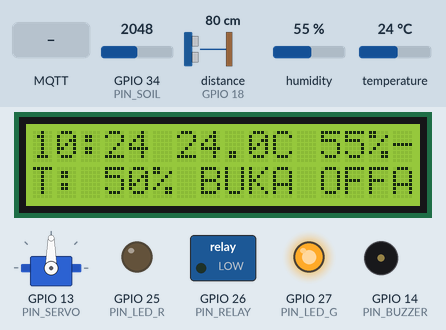
Recording of a sketch running on a simulated ESP32. Parts: 16×2 character LCD, servo, switched loads named in the sketch (green lamp = pin HIGH), output pins drawn as LEDs (lit = HIGH), buzzer (waves = sounding). Wiring (inferred from the names in the program): ultrasonic range finder: trigger GPIO 5; echo GPIO 18. The inputs (shaded band) are chosen by the test bench; at power-on: GPIO 34 (PIN_SOIL) = 2048, distance to the obstacle (sensor on GPIO 18) 80 cm, humidity 55 %, temperature 24 °C. The echo pulse lasts 58.3 µs per cm; WiFi joins after 1.5 s; servers stay silent unless stated; the local clock reads 2024-03-15 10:24:30 at power-on unless the sketch sets it; random numbers use the default seed unless the sketch sets one; no MQTT or app messages arrive unless stated; pins used as bus, display or sensor lines are not drawn; what the sketch prints to the serial monitor is not drawn.

Above: at 1.9 s.
2.9 s: MQTT message "MANUAL" arrives on the first subscribed topic
At 6.4 s:
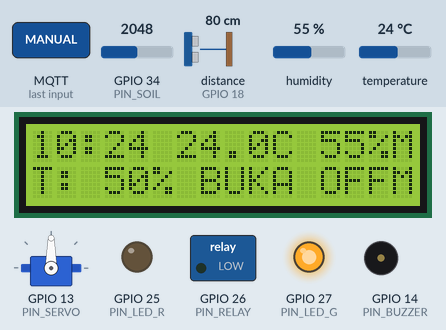
8.3 s: MQTT message "MANUAL" arrives on the second subscribed topic
At 9.4 s:
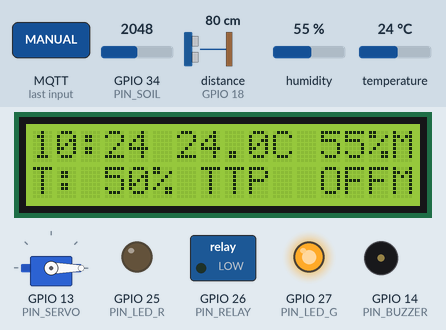
11.3 s: MQTT message "BUKA" arrives on the first subscribed topic
At 12.4 s:
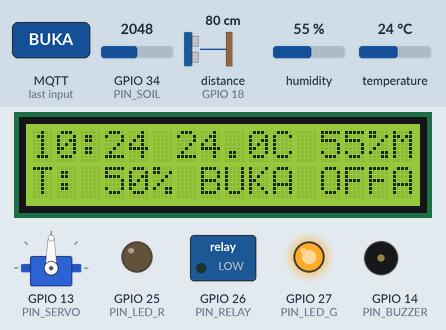
14.3 s: GPIO 34 (PIN_SOIL) set to 1685
At 14.73 s:
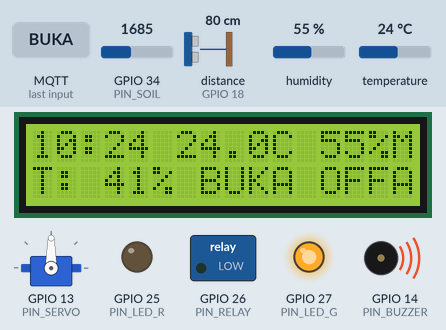
16.1 s: GPIO 34 (PIN_SOIL) set to 1579
At 17.4 s:
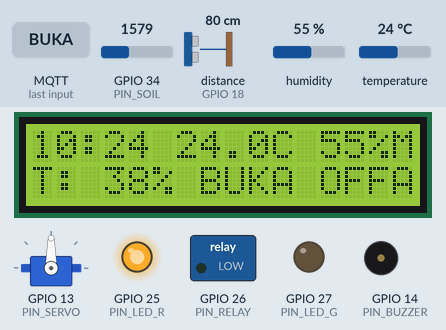
19.3 s: distance to the obstacle (sensor on GPIO 18) set to 23 cm
20.8 s: distance to the obstacle (sensor on GPIO 18) set to 19 cm
Timing chart, 0 to 23.8 s (numbered marks = the images above; inputs shaded):
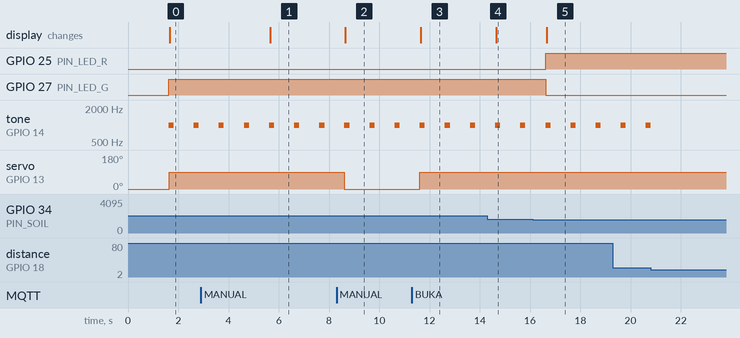

Measured:
- the behaviour switches between 1638 and 1637 on GPIO 34 (PIN_SOIL) (found by bisection; images 4 and 5)
- after the input at 8.3 s, servo on GPIO 13 (PIN_SERVO): 90° → 0° after 0.32 s; the display: changes after 0.35 s (image 2)
- after the input at 11.3 s, servo on GPIO 13 (PIN_SERVO): 0° → 90° after 0.32 s; the display: changes after 0.35 s (image 3)
- after the input at 14.3 s, the display: changes after 0.35 s (image 4)
- after the input at 16.1 s, GPIO 25 (PIN_LED_R): LOW → HIGH after 0.52 s; GPIO 27 (PIN_LED_G): HIGH → LOW after 0.52 s; the display: changes after 0.56 s (image 5)

The sketch:

sketch.ino
```cpp
#include <Wire.h>
#include <WiFi.h>
#include <PubSubClient.h>
#include <RTClib.h>
#include <LiquidCrystal_I2C.h>
#include <DHT.h>
#include <ESP32Servo.h>

// ===================== PIN =====================
#define PIN_SOIL    34   // potensio (analog)
#define PIN_DHT      4
#define PIN_TRIG     5
#define PIN_ECHO    18
#define PIN_SERVO   13
#define PIN_RELAY   26
#define PIN_LED_R   25
#define PIN_LED_G   27
#define PIN_BUZZER  14

// ===================== WIFI & MQTT =====================
#define WIFI_SSID     "Wokwi-GUEST"   // WiFi bawaan simulator Wokwi
#define WIFI_PASS     ""
#define WIFI_CHANNEL  6

#define MQTT_SERVER   "broker.hivemq.com"
#define MQTT_PORT     1883

// GANTI "farm01" dengan nama unik milikmu (broker publik bisa dilihat siapa saja)
#define TOPIC_BASE        "smartfarm/farm01"

// Topik yang DIKIRIM ESP32 (dibaca dashboard)
#define T_STATUS          TOPIC_BASE "/status"
#define T_DATA            TOPIC_BASE "/data"
#define T_TANAH           TOPIC_BASE "/tanah"
#define T_SUHU            TOPIC_BASE "/suhu"
#define T_LEMBAP          TOPIC_BASE "/lembap"
#define T_TANDON          TOPIC_BASE "/tandon"
#define T_ATAP            TOPIC_BASE "/atap"
#define T_POMPA           TOPIC_BASE "/pompa"
#define T_MODE            TOPIC_BASE "/mode"

// Topik yang DITERIMA ESP32 (perintah dari dashboard)
#define T_MODE_SET        TOPIC_BASE "/mode/set"    // AUTO / MANUAL
#define T_ATAP_SET        TOPIC_BASE "/atap/set"    // BUKA / TUTUP   (mode MANUAL)
#define T_POMPA_SET       TOPIC_BASE "/pompa/set"   // ON / OFF       (mode MANUAL)

// ===================== PENGATURAN =====================
// Jadwal atap (servo): terbuka dari jam BUKA sampai sebelum jam TUTUP
#define ATAP_BUKA_JAM     7
#define ATAP_TUTUP_JAM    11
#define SERVO_BUKA        90   // derajat
#define SERVO_TUTUP       0

// Jadwal siram: jam 6 dan 17, durasi jendela 30 menit
#define SIRAM_JAM_1       6
#define SIRAM_JAM_2       17
#define SIRAM_MENIT_MAX   30

// Batas kelembapan tanah (%), histeresis supaya pompa tidak on-off terus
#define TANAH_KERING      40
#define TANAH_CUKUP       60

// Level tandon (HC-SR04 dipasang di atas tandon), cm
#define JARAK_TANDON_KOSONG 20

// Relay aktif HIGH (modul relay Wokwi)
#define RELAY_ON   HIGH
#define RELAY_OFF  LOW

// Interval (milidetik)
#define INTERVAL_SENSOR   1000
#define INTERVAL_PUBLISH  5000
#define INTERVAL_WIFI     10000
#define INTERVAL_MQTT     5000

// ===================== OBJEK =====================
RTC_DS1307 rtc;
LiquidCrystal_I2C lcd(0x27, 16, 2);
DHT dht(PIN_DHT, DHT22);
Servo atap;
WiFiClient espClient;
PubSubClient mqtt(espClient);

// ===================== STATUS =====================
bool atapTerbuka = false;
bool pompaNyala  = false;

// Mode kontrol dari dashboard
bool modeManual   = false;   // false = AUTO (RTC), true = MANUAL (dashboard)
bool manualAtap   = false;
bool manualPompa  = false;

// Data sensor terakhir (untuk dikirim ke MQTT)
int   gTanah = 0;
float gSuhu = 0, gLembap = 0, gJarak = 0;
bool  gTandonKosong = false;
char  gWaktu[9] = "00:00:00";

unsigned long tSensor = 0, tPublish = 0, tWifi = 0, tMqtt = 0;
bool perluPublish = false;

// ===================== FUNGSI BANTU =====================
int bacaTanahPersen() {
  int raw = analogRead(PIN_SOIL);               // 0 - 4095
  // Potensio: putar ke kanan = nilai besar = tanah basah
  return map(raw, 0, 4095, 0, 100);
}

float bacaJarakCm() {
  digitalWrite(PIN_TRIG, LOW);
  delayMicroseconds(2);
  digitalWrite(PIN_TRIG, HIGH);
  delayMicroseconds(10);
  digitalWrite(PIN_TRIG, LOW);
  long durasi = pulseIn(PIN_ECHO, HIGH, 30000); // timeout 30 ms
  if (durasi == 0) return 999;                  // tidak ada echo
  return durasi * 0.0343 / 2.0;
}

void setAtap(bool buka) {
  if (buka == atapTerbuka) return;              // hanya gerak jika berubah
  atap.write(buka ? SERVO_BUKA : SERVO_TUTUP);
  atapTerbuka = buka;
  perluPublish = true;
}

void setPompa(bool nyala) {
  if (nyala == pompaNyala) return;
  pompaNyala = nyala;
  digitalWrite(PIN_RELAY, nyala ? RELAY_ON : RELAY_OFF);
  perluPublish = true;
}

// ===================== MQTT =====================
void publishData() {
  if (!mqtt.connected()) return;

  char buf[256];
  char angka[12];

  snprintf(buf, sizeof(buf),
           "{\"waktu\":\"%s\",\"tanah\":%d,\"suhu\":%.1f,\"lembap\":%.0f,"
           "\"jarak\":%.0f,\"tandon\":\"%s\",\"atap\":\"%s\",\"pompa\":\"%s\",\"mode\":\"%s\"}",
           gWaktu, gTanah, gSuhu, gLembap, gJarak,
           gTandonKosong ? "KOSONG" : "OK",
           atapTerbuka ? "BUKA" : "TUTUP",
           pompaNyala ? "ON" : "OFF",
           modeManual ? "MANUAL" : "AUTO");
  mqtt.publish(T_DATA, buf, true);

  snprintf(angka, sizeof(angka), "%d", gTanah);
  mqtt.publish(T_TANAH, angka, true);
  snprintf(angka, sizeof(angka), "%.1f", gSuhu);
  mqtt.publish(T_SUHU, angka, true);
  snprintf(angka, sizeof(angka), "%.0f", gLembap);
  mqtt.publish(T_LEMBAP, angka, true);
  mqtt.publish(T_TANDON, gTandonKosong ? "KOSONG" : "OK", true);
  mqtt.publish(T_ATAP, atapTerbuka ? "BUKA" : "TUTUP", true);
  mqtt.publish(T_POMPA, pompaNyala ? "ON" : "OFF", true);
  mqtt.publish(T_MODE, modeManual ? "MANUAL" : "AUTO", true);
}

void mqttCallback(char* topic, byte* payload, unsigned int length) {
  String t = String(topic);
  String m = "";
  for (unsigned int i = 0; i < length; i++) m += (char)payload[i];
  m.trim();
  m.toUpperCase();

  Serial.print("MQTT masuk [");
  Serial.print(t);
  Serial.print("] ");
  Serial.println(m);

  if (t == T_MODE_SET) {
    modeManual = (m == "MANUAL");
    if (modeManual) {                           // mulai dari kondisi saat ini
      manualAtap  = atapTerbuka;
      manualPompa = pompaNyala;
    }
  } else if (t == T_ATAP_SET) {
    manualAtap = (m == "BUKA" || m == "OPEN" || m == "1" || m == "ON");
  } else if (t == T_POMPA_SET) {
    manualPompa = (m == "ON" || m == "1" || m == "NYALA");
  }
  perluPublish = true;
}

void connectWiFi() {
  WiFi.mode(WIFI_STA);
  WiFi.begin(WIFI_SSID, WIFI_PASS, WIFI_CHANNEL);
  Serial.print("Menghubungkan WiFi");
  unsigned long mulai = millis();
  while (WiFi.status() != WL_CONNECTED && millis() - mulai < 15000) {
    delay(250);
    Serial.print(".");
  }
  if (WiFi.status() == WL_CONNECTED) {
    Serial.println(" tersambung");
    Serial.print("IP: ");
    Serial.println(WiFi.localIP());
  } else {
    Serial.println(" gagal (lanjut tanpa WiFi, akan dicoba lagi)");
  }
}

void connectMQTT() {
  String clientId = "SmartFarm-" + String(random(0xffff), HEX);
  Serial.print("Menghubungkan MQTT...");
  // Last Will: otomatis "offline" jika ESP32 terputus
  if (mqtt.connect(clientId.c_str(), NULL, NULL, T_STATUS, 0, true, "offline")) {
    Serial.println(" tersambung");
    mqtt.publish(T_STATUS, "online", true);
    mqtt.subscribe(T_MODE_SET);
    mqtt.subscribe(T_ATAP_SET);
    mqtt.subscribe(T_POMPA_SET);
    perluPublish = true;
  } else {
    Serial.print(" gagal, rc=");
    Serial.println(mqtt.state());
  }
}

// ===================== SETUP =====================
void setup() {
  Serial.begin(115200);

  pinMode(PIN_TRIG, OUTPUT);
  pinMode(PIN_ECHO, INPUT);
  pinMode(PIN_RELAY, OUTPUT);
  pinMode(PIN_LED_R, OUTPUT);
  pinMode(PIN_LED_G, OUTPUT);
  pinMode(PIN_BUZZER, OUTPUT);
  digitalWrite(PIN_RELAY, RELAY_OFF);

  Wire.begin(21, 22);                           // SDA, SCL

  lcd.init();
  lcd.backlight();
  lcd.setCursor(0, 0);
  lcd.print("Smart Farming");
  lcd.setCursor(0, 1);
  lcd.print("Memulai...");

  dht.begin();

  atap.setPeriodHertz(50);
  atap.attach(PIN_SERVO, 500, 2400);
  atap.write(SERVO_TUTUP);

  if (!rtc.begin()) {
    Serial.println("RTC tidak terdeteksi!");
    lcd.clear();
    lcd.print("RTC ERROR");
    while (true) delay(1000);
  }
  if (!rtc.isrunning()) {
    rtc.adjust(DateTime(F(__DATE__), F(__TIME__)));
  }

  lcd.setCursor(0, 1);
  lcd.print("Hubung WiFi... ");
  connectWiFi();

  mqtt.setServer(MQTT_SERVER, MQTT_PORT);
  mqtt.setCallback(mqttCallback);
  mqtt.setBufferSize(512);

  lcd.clear();
}

// ===================== LOOP =====================
void loop() {
  unsigned long sekarang = millis();

  // ---------- Jaga koneksi WiFi & MQTT (tanpa memblokir program) ----------
  if (WiFi.status() != WL_CONNECTED) {
    if (sekarang - tWifi > INTERVAL_WIFI) {
      tWifi = sekarang;
      WiFi.reconnect();
    }
  } else if (!mqtt.connected()) {
    if (sekarang - tMqtt > INTERVAL_MQTT) {
      tMqtt = sekarang;
      connectMQTT();
    }
  }
  mqtt.loop();

  // ---------- Kirim data ke dashboard ----------
  if (perluPublish || sekarang - tPublish >= INTERVAL_PUBLISH) {
    tPublish = sekarang;
    perluPublish = false;
    publishData();
  }

  // ---------- Proses sensor & kontrol tiap 1 detik ----------
  if (sekarang - tSensor < INTERVAL_SENSOR) return;
  tSensor = sekarang;

  DateTime now = rtc.now();
  int jam   = now.hour();
  int menit = now.minute();
  snprintf(gWaktu, sizeof(gWaktu), "%02d:%02d:%02d", jam, menit, now.second());

  gTanah = bacaTanahPersen();
  float suhu   = dht.readTemperature();
  float lembap = dht.readHumidity();
  gSuhu   = isnan(suhu) ? 0 : suhu;
  gLembap = isnan(lembap) ? 0 : lembap;
  gJarak  = bacaJarakCm();
  gTandonKosong = (gJarak > JARAK_TANDON_KOSONG);

  // ---------- 1. ATAP ----------
  if (modeManual) {
    setAtap(manualAtap);                        // perintah dari dashboard
  } else {
    setAtap(jam >= ATAP_BUKA_JAM && jam < ATAP_TUTUP_JAM);  // jadwal RTC
  }

  // ---------- 2. POMPA ----------
  if (gTandonKosong) {
    setPompa(false);                            // pengaman: air habis
  } else if (modeManual) {
    setPompa(manualPompa);                      // perintah dari dashboard
  } else {
    bool jendelaSiram = ((jam == SIRAM_JAM_1 || jam == SIRAM_JAM_2) &&
                         menit < SIRAM_MENIT_MAX);
    if (!jendelaSiram)                setPompa(false);
    else if (gTanah < TANAH_KERING)   setPompa(true);
    else if (gTanah >= TANAH_CUKUP)   setPompa(false);
    // antara 40-60: pertahankan status terakhir
  }

  // ---------- 3. INDIKATOR ----------
  digitalWrite(PIN_LED_R, gTanah < TANAH_KERING ? HIGH : LOW);
  digitalWrite(PIN_LED_G, gTanah >= TANAH_KERING ? HIGH : LOW);
  if (gTandonKosong) tone(PIN_BUZZER, 1000, 200);

  // ---------- 4. LCD ----------
  // Baris 1: jam, suhu, kelembapan udara, huruf M = MQTT tersambung
  // Baris 2: T = tanah, status atap, status pompa, A/M = mode AUTO/MANUAL
  char baris1[17], baris2[17];
  snprintf(baris1, sizeof(baris1), "%02d:%02d %4.1fC %2.0f%%%c",
           jam, menit, gSuhu, gLembap, mqtt.connected() ? 'M' : '-');
  snprintf(baris2, sizeof(baris2), "T:%3d%% %s %s%c",
           gTanah, atapTerbuka ? "BUKA" : "TTP ", pompaNyala ? "ON " : "OFF",
           modeManual ? 'M' : 'A');
  lcd.setCursor(0, 0);
  lcd.print(baris1);
  lcd.setCursor(0, 1);
  lcd.print(baris2);

  // ---------- 5. SERIAL MONITOR ----------
  Serial.printf("%s | Tanah %d%% | Suhu %.1fC | RH %.0f%% | Jarak %.0fcm | Atap %s | Pompa %s | %s | WiFi %s | MQTT %s%s\n",
                gWaktu, gTanah, gSuhu, gLembap, gJarak,
                atapTerbuka ? "BUKA" : "TUTUP",
                pompaNyala ? "ON" : "OFF",
                modeManual ? "MANUAL" : "AUTO",
                WiFi.status() == WL_CONNECTED ? "OK" : "putus",
                mqtt.connected() ? "OK" : "putus",
                gTandonKosong ? " | TANDON KOSONG" : "");
}
```
